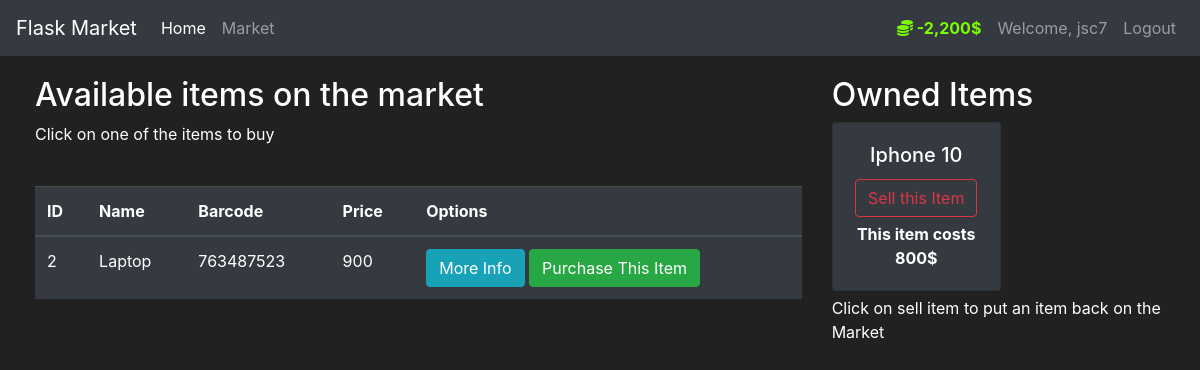
The page /market (signed in) on the database its author committed.
### market/models.py (models this page shows, shortened)
class User(db.Model, UserMixin):
    id = db.Column(db.Integer(), primary_key=True)
    username = db.Column(db.String(length=30), nullable=False, unique=True)
    email = db.Column(db.String(length=50), nullable=False, unique=True)
    password_hash = db.Column(db.String(length=60), nullable=False)
    budget = db.Column(db.Integer(), nullable=False, default=1000)
    items = db.relationship("Item", backref="owned_user", lazy=True)
    @property
    def prettier_budget(self):
        if len(str(self.budget)) >= 4:
            return f"{str(self.budget)[:-3]},{str(self.budget)[-3:]}$"
        else:
            return f"{self.budget}$"
        return
    @property
    def password(self):
        return self.password

class Item(db.Model):
    id = db.Column(db.Integer(), primary_key=True)
    name = db.Column(db.String(length=30), nullable=False, unique=True)
    price = db.Column(db.Integer(), nullable=False)
    barcode = db.Column(db.String(length=12), nullable=False, unique=True)
    description = db.Column(db.String(length=1024), nullable=False, unique=True)
    owner = db.Column(db.Integer(), db.ForeignKey("user.id"))

### market/routes.py (the view, shortened to what this page needs)
@app.route("/market", methods=["GET", "POST"])
@login_required
def market_page():
    purchase_form = PurchaseItemForm()
    selling_form = SellItemForm()
    if request.method == "GET":
        items = Item.query.filter_by(owner=None)
        owned_items = Item.query.filter_by(owner=current_user.id)
        return render_template("market.html", items=items, purchase_form=purchase_form, owned_items=owned_items, selling_form=selling_form)

### market/models.py (called while the page is built)
@login_manager.user_loader
def load_user(user_id):
    return User.query.get(int(user_id))

### market/templates/market.html (shortened to what this page needs)
{% extends "base.html" %}
{% block content %}
<div class="row" style="margin-top:20px; margin-left: 20px;">
   <div class="col-8">
      <h2>Available items on the market</h2>
      <p>Click on one of the items to buy </p>
      <br>
      <table class="table table-hover table-dark">
         <thead>
            <tr>
               <th scope="col">ID</th>
               <th scope="col">Name</th>
               <th scope="col">Barcode</th>
               <th scope="col">Price</th>
               <th scope="col">Options</th>
            </tr>
         </thead>
         <tbody>
            {% for item in items %}
            <tr>
               <td>{{ item.id }}</td>
               <td>{{ item.name }}</td>
               <td>{{ item.barcode }}</td>
               <td>{{ item.price }}</td>
               <td>
                  <button class="btn btn-outline btn-info" data-toggle="modal" data-target="#Modal_MoreInfo-{{ item.id }}">More Info</button>
                  <button class="btn btn-outline btn-success" data-toggle="modal" data-target="#Modal_PurchaseConfirm-{{ item.id }}">Purchase This Item</button>
               </td>
            </tr>
            {% endfor %}
         </tbody>
      </table>
   </div>
   <div class="col-4">
      <h2>Owned Items</h2>
      <div class="row">
         {% for owned_item in owned_items %}
         <div class="col-md-6">
            <div style="margin-bottom: 5px" class="card text-center bg-dark">
               <div class="card-body">
                  <h5 class="card-title">{{ owned_item.name }}</h5>
                  <button type="button" class="btn btn-outline-danger" style="margin-bottom: 5px"
                     data-toggle="modal" data-target="#Modal-SellingConfirm-{{ owned_item.id }}">
                  Sell this Item
                  </button>
                  <p class="card-text"><strong>This item costs {{ owned_item.price }}$</strong></p>
               </div>
            </div>
         </div>
         {% endfor %}
      </div>
      <p>Click on sell item to put an item back on the Market</p>
   </div>
</div>
{% endblock %}

### market/templates/base.html (shortened to what this page needs)
<!doctype html>
<html lang="en">
   <head>
      <link rel="stylesheet" href="https://cdn.jsdelivr.net/npm/bootstrap@4.5.3/dist/css/bootstrap.min.css">
      <link rel="stylesheet" href="https://cdnjs.cloudflare.com/ajax/libs/font-awesome/5.15.4/css/all.min.css">
   </head>
   <body>
      <nav class="navbar navbar-expand-md navbar-dark bg-dark">
        <a class="navbar-brand" href="#">Flask Market</a>
        <div class="collapse navbar-collapse" id="navbarNav">
          <ul class="navbar-nav mr-auto">
            <li class="nav-item active">
              <a class="nav-link" href="{{ url_for('home_page')}}">Home <span class="sr-only">(current)</span></a>
            </li>
            <li class="nav-item">
              <a class="nav-link" href="{{ url_for('market_page')}}">Market</a>
            </li>
          </ul>
            {% if current_user.is_authenticated %}
                <ul class="navbar-nav">
                     <li class="nav-item">
                        <a class="nav-link" style="color: lawngreen; font-weight: bold">
                            <i class="fas fa-coins"></i>
                            {{ current_user.prettier_budget }}
                        </a>
                    </li>
                    <li class="nav-item">
                        <a class="nav-link">Welcome, {{ current_user.username}}</a>
                    </li>
                    <li class="nav-item">
                        <a class="nav-link" href="{{ url_for('logout_page')}}">Logout</a>
                    </li>
                </ul>
            {% endif %}
        </div>
      </nav>
      {% block content %}
      {% endblock %}
   </body>
</html>

### market/templates/base.html (style rules this page uses)
body { background-color: #212121; color: white }

### rows shown on the page
User: prettier_budget "-2,200$", username "jsc7"
Item: id "2", name "Laptop", barcode "763487523", price "900"
Item: name "Iphone 10", price "800"
